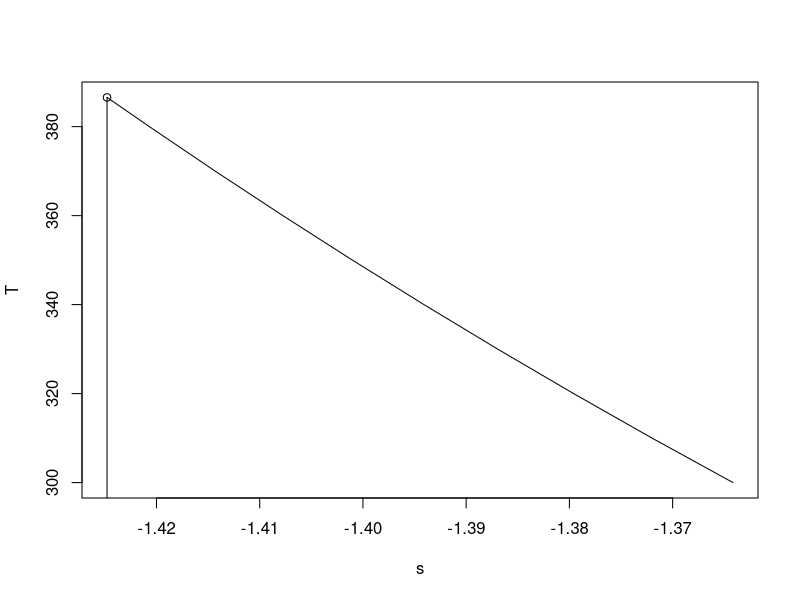

Here is the R script that generated this plot:
# page no: 278

V1 = 5;
p1 = 2*10^5;
T1 = 300;
p2 = 6*10^5;
p3 = 2*10^5;
R = 287;
n = 1.3;
y = 1.4;
m = p1*V1/R/T1;
T2 = T1*(p2/p1)^((n-1)/n);
T3 = T2*(p3/p2)^((y-1)/y);
W_12 = m*R*(T1-T2)/(n-1)/1000;
W_23 = m*R*(T2-T3)/(y-1)/1000;
W_net = W_12+W_23;
print(-W_net)
T = c(T1, 310, 320, 330, 340, 350, 360, 370, 380, T2);
f = function(T) return((y-n)/(y-1)/(1-n)*R/10^3*log(T));
s = c(f(T1), f(310), f(320), f(330), f(340), f(350) ,f(360) ,f(370), f(380) ,f(T2))
plot(s,T,type='l')
T = c(T2, T3);
s = c(f(T2), f(T2));
lines(s,T,type='o')
